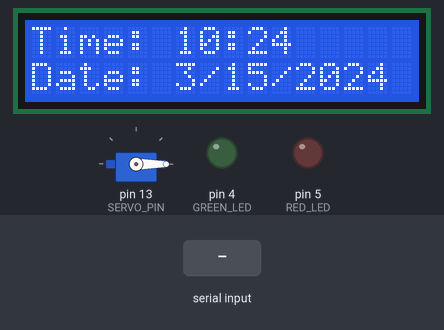
This program was run on a simulated Arduino Mega 2560, built with avr-gcc and run on an emulated ATmega2560. On the bench: 16×2 character LCD, servo, output pins drawn as LEDs (lit = HIGH). The inputs (shaded band) are chosen by the test bench. The local clock reads 2024-03-15 10:24:30 at power-on unless the program sets it; what the program prints to the serial monitor is not drawn.

Above: at 3.3 s.
3.4 s: "ACCESS:,45\n" received over Serial
At 4.2 s:
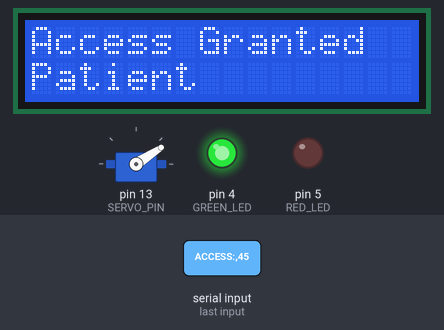
6.4 s: "TEST\n" received over Serial
At 6.8 s:
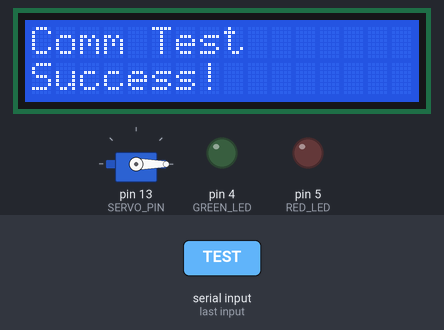
9.4 s: "DENY:\n" received over Serial
At 10.3 s:
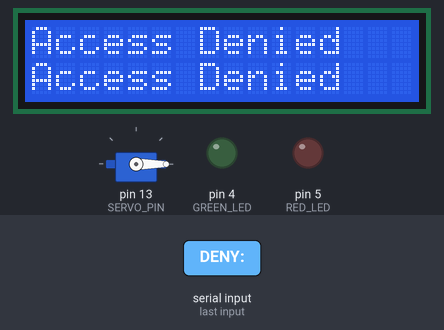
11.0 s: "MESSAGE:\n" received over Serial
At 11.6 s:
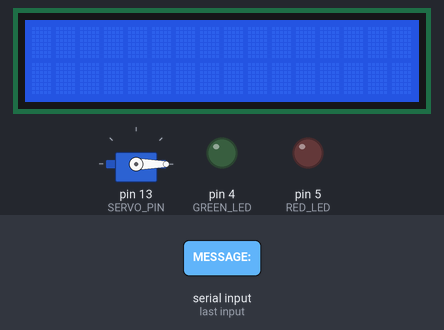
12.5 s: "MESSAGE:,45\n" received over Serial
At 13.1 s:
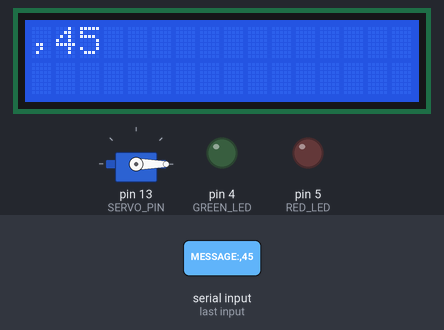
14.0 s: "DENY:90\n" received over Serial
At 17.6 s:
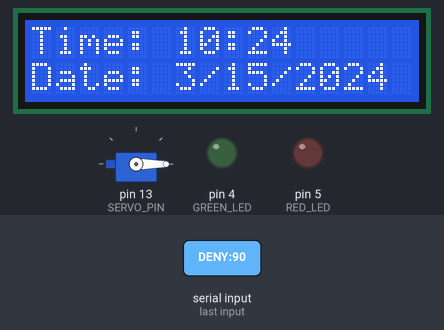
Timing chart, 0 to 18.6 s (numbered marks = the images above; inputs shaded):
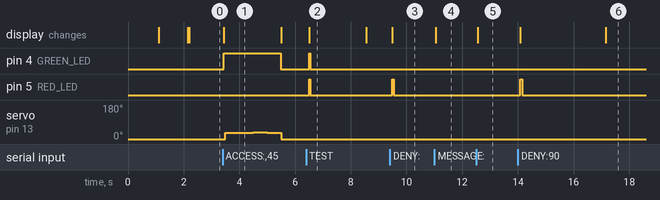

Measured:
- after the input at 3.4 s, pin 4 (GREEN_LED): LOW → HIGH at once, → LOW 2.1 s later; servo on pin 13 (SERVO_PIN): 0° → 33° after 0.09 s, → 35° 1.0 s later, → 33° 0.50 s later, → 0° 0.51 s later; the display: changes at once (image 1)
- after the input at 6.4 s, pin 4 (GREEN_LED), pin 5 (RED_LED): LOW → HIGH after 0.10 s, → LOW 0.05 s later; the display: changes after 0.11 s (image 2)
- after the input at 9.4 s, pin 5 (RED_LED): LOW → HIGH after 0.08 s, → LOW 0.07 s later; the display: changes after 0.09 s (image 3)
- after the input at 11.0 s, the display: changes after 0.06 s (image 4)
- after the input at 12.5 s, the display: changes after 0.06 s (image 5)
- after the input at 14.0 s, pin 5 (RED_LED): LOW → HIGH after 0.08 s, → LOW 0.07 s later; the display: first changes after 0.09 s (image 6 shows a later state)
- what the display in image 1 shows lasts 2.1 s, from 3.4 s to 5.5 s

The program:

main.cpp
```cpp
#include <Arduino.h>
#include <Wire.h>
#include <RTClib.h>
#include <LiquidCrystal.h>
#include <Servo.h>
#include <SPI.h>

// Pin definitions
#define GREEN_LED 4  // Green LED for access granted
#define RED_LED 5    // Red LED for access denied
#define SERVO_PIN 13 // Servo motor pin

// Initialize components
Servo pillDispenser;            // Servo for dispensing pills
RTC_DS1307 rtc;                // Real-time clock
LiquidCrystal lcd(7, 8, 9, 10, 11, 12); // LCD display

// Global variables for message display
unsigned long messageDisplayUntil = 0;  // Timestamp when current message should expire

// Variables for face recognition
String recognizedPatientId = "";
bool faceRecognized = false;

// Struct to store patient data
struct Patient {
  String id;
  String name;
  int slotNumber;
};

// Array to store patients from the database
const int MAX_PATIENTS = 10;
Patient patients[MAX_PATIENTS];
int patientCount = 0;

// Function prototypes
void rotateServoToSlot(int slotNumber);
void displayMessage(String line1, String line2, int duration);
void displayDateTime();

void setup() {
  // Initialize serial communication
  Serial.begin(9600);
  delay(1000);  // Give the serial connection time to start

  // Send initial debug message
  Serial.println("Arduino starting up...");

  // Initialize LCD
  lcd.begin(16, 2);
  displayMessage("Starting up...", "", 2000);

  // Initialize other components
  Wire.begin();
  if (rtc.begin()) {
    Serial.println("RTC initialized successfully");
  } else {
    Serial.println("ERROR: Couldn't find RTC");
    displayMessage("ERROR:", "No RTC found", 2000);
  }

  // Test the LEDs
  Serial.println("Testing LEDs...");
  digitalWrite(GREEN_LED, HIGH);
  delay(500);
  digitalWrite(GREEN_LED, LOW);
  digitalWrite(RED_LED, HIGH);
  delay(500);
  digitalWrite(RED_LED, LOW);

  // Set up servo
  pillDispenser.attach(SERVO_PIN);
  pillDispenser.write(0); // Reset position
  Serial.println("Servo initialized");

  // Set up LED pins
  pinMode(GREEN_LED, OUTPUT);
  pinMode(RED_LED, OUTPUT);

  // Send ready message
  Serial.println("SYSTEM READY - Waiting for commands");
  Serial.println("Send 'TEST' to verify communication");

  displayMessage("System Ready", "Camera Mode", 0);
}

void loop() {
  // Display current date and time if no message is active
  displayDateTime();

  // Debug: Periodically report if we're showing a message
  static unsigned long lastDebugTime = 0;
  if (millis() - lastDebugTime > 5000) { // Every 5 seconds
    lastDebugTime = millis();
    if (messageDisplayUntil > 0) {
      Serial.print("Message display active for ");
      Serial.print((messageDisplayUntil - millis()) / 1000.0);
      Serial.println(" more seconds");
    }
  }

  // Check for commands via Serial
  if (Serial.available()) {
    String command = Serial.readStringUntil('\n');
    command.trim();

    // Echo command back for debugging
    Serial.print("Received command: ");
    Serial.println(command);

    if (command == "TEST") {
      // Test command to verify communication
      Serial.println("TEST_RESPONSE: Communication OK");
      digitalWrite(GREEN_LED, HIGH);
      digitalWrite(RED_LED, HIGH);
      displayMessage("Comm Test", "Success!", 2000);
      digitalWrite(GREEN_LED, LOW);
      digitalWrite(RED_LED, LOW);
    }
    else if (command.startsWith("ACCESS:")) {
      // Format: ACCESS:patient_id,patient_name,slot_number,confidence
      int commaIndex = command.indexOf(',', 7);
      if (commaIndex > 0) {
        String patientId = command.substring(7, commaIndex);

        // Get patient name
        String patientName = "Patient";
        int nameIndex = command.indexOf(',', commaIndex + 1);
        if (nameIndex > 0) {
          patientName = command.substring(commaIndex + 1, nameIndex);

          // Get slot number
          int slotIndex = command.indexOf(',', nameIndex + 1);
          int slotNumber = 1; // Default slot

          if (slotIndex > 0) {
            slotNumber = command.substring(nameIndex + 1, slotIndex).toInt();

            // Get confidence score if available
            float confidence = 0.0;
            if (slotIndex < (int)command.length() - 1) {
              confidence = command.substring(slotIndex + 1).toFloat();
            }

            Serial.print("ACCESS command - PatientID: ");
            Serial.print(patientId);
            Serial.print(", Name: ");
            Serial.print(patientName);
            Serial.print(", Slot: ");
            Serial.print(slotNumber);
            Serial.print(", Confidence: ");
            Serial.println(confidence);

            // Grant access
            digitalWrite(GREEN_LED, HIGH);

            // First display confidence
            String confidenceStr = String(confidence, 1) + "%";
            displayMessage("Match: " + confidenceStr, patientName, 2000);

            // Then display access granted
            displayMessage("Access Granted", patientName, 2000);

            // Move servo to dispense from the correct slot
            rotateServoToSlot(slotNumber);

            digitalWrite(GREEN_LED, LOW);
            displayMessage("Pills Dispensed", "Slot: " + String(slotNumber), 3000);
          } else {
            // Old format fallback
            slotNumber = command.substring(nameIndex + 1).toInt();

            Serial.print("ACCESS command - PatientID: ");
            Serial.print(patientId);
            Serial.print(", Name: ");
            Serial.print(patientName);
            Serial.print(", Slot: ");
            Serial.println(slotNumber);

            // Grant access
            digitalWrite(GREEN_LED, HIGH);
            displayMessage("Access Granted", patientName, 2000);

            // Move servo to dispense from the correct slot
            rotateServoToSlot(slotNumber);

            digitalWrite(GREEN_LED, LOW);
            displayMessage("Pills Dispensed", "Slot: " + String(slotNumber), 3000);
          }
        } else {
          // Old format fallback
          int slotNumber = command.substring(commaIndex + 1).toInt();

          Serial.print("ACCESS command - PatientID: ");
          Serial.print(patientId);
          Serial.print(", Slot: ");
          Serial.println(slotNumber);

          // Grant access
          digitalWrite(GREEN_LED, HIGH);
          displayMessage("Access Granted", "Patient", 2000);

          // Move servo to dispense from the correct slot
          rotateServoToSlot(slotNumber);

          digitalWrite(GREEN_LED, LOW);
          displayMessage("Pills Dispensed", "Slot: " + String(slotNumber), 3000);
        }
      } else {
        Serial.println("ERROR: Invalid ACCESS command format");
      }
    }
    else if (command.startsWith("DENY:")) {
      // Format: DENY:patient_id,reason,confidence
      String patientId = command.substring(5);
      String denyReason = "Access Denied";
      float confidence = 0.0;

      // Parse the components
      int firstComma = patientId.indexOf(',');
      if (firstComma > 0) {
        // Extract reason
        String remainder = patientId.substring(firstComma + 1);
        patientId = patientId.substring(0, firstComma);

        // Look for another comma for confidence
        int secondComma = remainder.indexOf(',');
        if (secondComma > 0) {
          // We have confidence info
          denyReason = remainder.substring(0, secondComma);
          confidence = remainder.substring(secondComma + 1).toFloat();
        } else {
          // Just reason, no confidence
          denyReason = remainder;
        }
      }

      Serial.print("DENY command - PatientID: ");
      Serial.print(patientId);
      Serial.print(", Reason: ");
      Serial.print(denyReason);
      if (confidence > 0) {
        Serial.print(", Confidence: ");
        Serial.println(confidence);
      } else {
        Serial.println();
      }

      // Deny access
      digitalWrite(RED_LED, HIGH);

      // Show confidence if available
      if (confidence > 0) {
        String confidenceStr = String(confidence, 1) + "%";
        displayMessage("Match: " + confidenceStr, "ID: " + patientId, 2000);
      }

      displayMessage("Access Denied", denyReason, 3000);
      digitalWrite(RED_LED, LOW);
    }
    else if (command == "STATUS") {
      // Send back status information to Python
      Serial.println("STATUS:READY");
    }
    else if (command.startsWith("MESSAGE:")) {
      // Custom message for LCD display
      // Format: MESSAGE:line1,line2
      String message = command.substring(8);
      int commaIndex = message.indexOf(',');
      if (commaIndex > 0) {
        String line1 = message.substring(0, commaIndex);
        String line2 = message.substring(commaIndex + 1);
        displayMessage(line1, line2, 3000);
      } else {
        displayMessage(message, "", 3000);
      }
    }
  }

  delay(100); // Small delay for stability
}

// Rotate servo to the correct slot
void rotateServoToSlot(int slotNumber) {
  // Map slot numbers 1-10 to servo positions 0-180
  int servoPosition = map(slotNumber, 1, 10, 0, 180);

  // Move to the position
  pillDispenser.write(servoPosition);
  delay(1000); // Wait for servo to reach position

  // Simulate pill dispensing action
  pillDispenser.write(servoPosition + 20); // Small movement to dispense
  delay(500);
  pillDispenser.write(servoPosition);
  delay(500);

  // Return to home position
  pillDispenser.write(0);
}

// Display message on LCD
void displayMessage(String line1, String line2, int duration) {
  // Set when this message should expire (current time + duration)
  messageDisplayUntil = millis() + duration;

  // Clear and display message
  lcd.clear();
  lcd.setCursor(0, 0);
  lcd.print(line1);

  if (line2 != "") {
    lcd.setCursor(0, 1);
    lcd.print(line2);
  }

  // Log message to serial for debugging
  Serial.print("LCD Message: \"");
  Serial.print(line1);
  Serial.print("\" \"");
  Serial.print(line2);
  Serial.print("\" (Duration: ");
  Serial.print(duration);
  Serial.println("ms)");

  // If duration is provided, delay (blocking)
  // But only for short durations, otherwise we'll return immediately
  // and let the displayDateTime function respect the messageDisplayUntil time
  if (duration > 0 && duration <= 500) {
    delay(duration);
    messageDisplayUntil = 0; // Reset immediately after delay
  }
}

// Display current date and time
void displayDateTime() {
  // If a message is currently being displayed and hasn't expired, don't update the display
  unsigned long currentMillis = millis();
  if (messageDisplayUntil > 0 && currentMillis < messageDisplayUntil) {
    return; // Skip date/time display while a message is being shown
  } else if (messageDisplayUntil > 0 && currentMillis >= messageDisplayUntil) {
    // Message display period has ended
    messageDisplayUntil = 0; // Reset the flag
  }

  // Check if RTC is running
  if (!rtc.isrunning()) {
    static unsigned long lastRtcErrorTime = 0;
    // Only report RTC error once every 10 seconds to avoid spamming
    if (millis() - lastRtcErrorTime > 10000) {
      lastRtcErrorTime = millis();
      Serial.println("ERROR: RTC is not running!");
      // Display message with short duration to not block
      // Don't update messageDisplayUntil here to allow normal operation
      lcd.clear();
      lcd.setCursor(0, 0);
      lcd.print("RTC Error");
      lcd.setCursor(0, 1);
      lcd.print("No clock found");
    }
    return;
  }

  DateTime now = rtc.now();

  // Only update display every second to avoid flicker
  static uint32_t lastDisplayUpdate = 0;
  static uint32_t lastSerialTimeUpdate = 0;

  // Update LCD display
  if (millis() - lastDisplayUpdate >= 1000) {
    lastDisplayUpdate = millis();

    // Don't update if we're displaying a message
    if (messageDisplayUntil > 0) {
      return;
    }

    String timeStr = "";
    if (now.hour() < 10) timeStr += "0";
    timeStr += String(now.hour()) + ":";
    if (now.minute() < 10) timeStr += "0";
    timeStr += String(now.minute());

    String dateStr = String(now.month()) + "/" + String(now.day()) + "/" + String(now.year());

    lcd.setCursor(0, 0);
    lcd.print("Time: " + timeStr + "    ");
    lcd.setCursor(0, 1);
    lcd.print("Date: " + dateStr);

    // Log time to serial once every 30 seconds for debugging
    if (millis() - lastSerialTimeUpdate >= 30000) {
      lastSerialTimeUpdate = millis();
      Serial.print("Current time: ");
      Serial.print(timeStr);
      Serial.print(" Date: ");
      Serial.println(dateStr);
    }
  }
}
```
